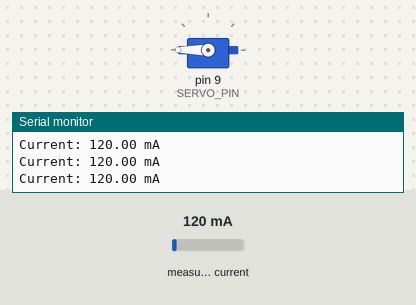
This sketch was run on a simulated Arduino Uno, built with avr-gcc and run on an emulated ATmega328P. Parts: servo, the last lines printed to the serial monitor. Inputs (shaded band) come from the test bench; at power-on: measured current 120 mA.

Above: at 4.2 s.
4.3 s: measured current set to 40 mA
At 5.28 s:
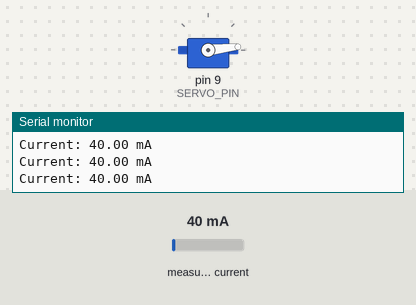
7.3 s: measured current set to 1000 mA
At 7.51 s:
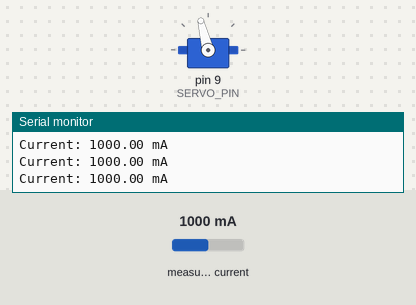
Timing chart, 0 to 16.3 s (numbered marks = the images above; inputs shaded):
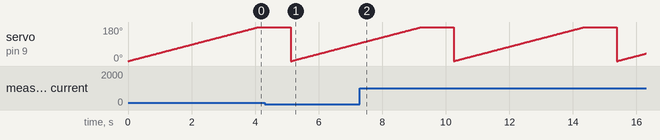

The sketch:

sketch_apr26a.ino
```cpp
#include <Wire.h>
#include <Adafruit_INA219.h>
#include <Servo.h>

#define SERVO_PIN 9 // Пин, к которому подключен сервопривод
#define SERVO_MIN_ANGLE 0 // Минимальный угол сервопривода
#define SERVO_MAX_ANGLE 180 // Максимальный угол сервопривода

Adafruit_INA219 ina219;
Servo servo;

void setup() {
  Serial.begin(9600);
  Serial.println("Hello!");

  // Инициализация INA219
  if (!ina219.begin()) {
    Serial.println("Failed to find INA219 chip");
    while (1) { delay(10); }
  }
  ina219.setCalibration_32V_2A();

  // Инициализация сервопривода
  servo.attach(SERVO_PIN);
}

void loop() {
  // Вращаем сервопривод
  for (int angle = SERVO_MIN_ANGLE; angle <= SERVO_MAX_ANGLE; angle++) {
    servo.write(angle);
    delay(20); // Задержка для плавного вращения

    // Считываем силу тока
    float current_mA = ina219.getCurrent_mA();
    Serial.print("Current: "); Serial.print(current_mA); Serial.println(" mA");
  }

  // Задержка после вращения
  delay(1000);
}
```

Measured:
- by itself, servo on pin 9 (SERVO_PIN): ramps from 0° to 180° and jumps back, once every 5.1 s
